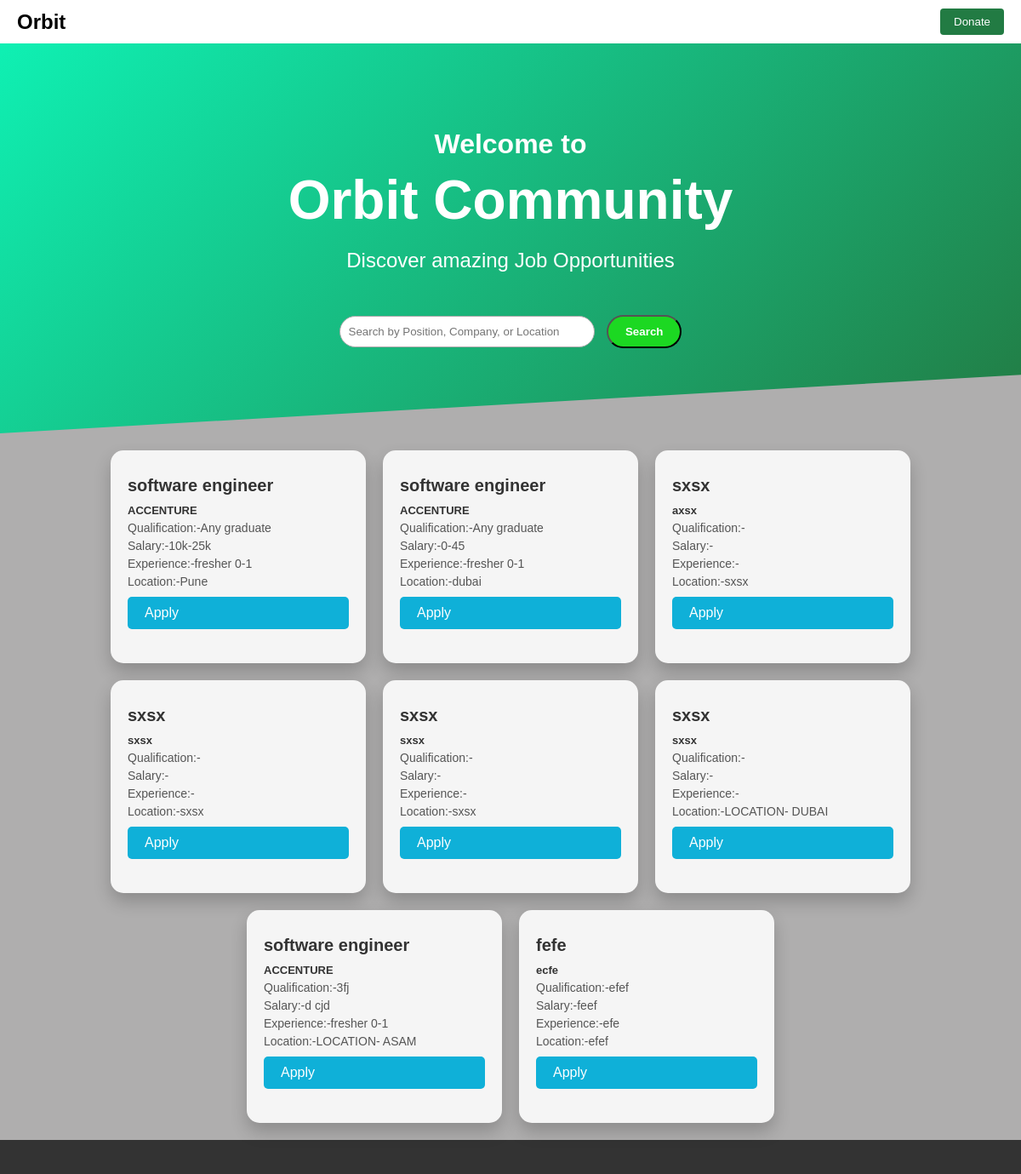
Page /find-job/ on the committed database.
### orbitapp/models.py (models this page shows, shortened)
class Card(models.Model):
    company_name = models.CharField(max_length=100 )
    designation = models.CharField(max_length=100)
    qualification=models.CharField(max_length=100)
    salary=models.CharField(max_length=100)
    experience=models.CharField(max_length=100)
    apply_link = models.CharField(max_length=100)
    location=models.CharField(max_length=100)

### orbitapp/views.py (the view)
# urls.py: path('find-job/', views.find_job, name='find_job'),
def find_job(request):
    query = request.GET.get('q')
    card_data = Card.objects.all()
    if query:
        card_data = card_data.filter(
            Q(company_name__icontains=query) | Q(location__icontains=query) | Q(designation__icontains=query)
        )
    return render(request, 'orbitapp/find_job.html', {'card_data': card_data, 'query': query})

### orbitapp/templates/orbitapp/find_job.html (shortened to what this page needs)
<!DOCTYPE html>
<html lang="en">
<head>
    <link rel="stylesheet" type="text/css" href="/static/css/find_job.css">
</head>
<body>
    <div class="header">
        <div class="logo">Orbit</div>
        <button class="donate-button">Donate</button>
    </div>
    <main>
        <section class="hero">
            <div class="hero-content">
                <h1>Welcome to</h1>
                <h2>Orbit Community</h2>
                <p>Discover amazing Job Opportunities</p>
               <form method="GET" action="{% url 'find_job' %}#search-results">
                    <input type="" name="q" class="search-input" placeholder="Search by Position, Company, or Location"  value="{{ query|default:'' }}">
                    <button type="submit" class="cta-button">Search</button>
                </form>
            </div>
        </section>
    </main>
    <div class="card-container" id="search-results">
        {% if card_data %}
            {% for card in card_data %}
                <div class="card">
                    <h2>{{ card.designation }}</h2>
                    <h3>{{ card.company_name }}</h3>
                    <p>Qualification:-{{card.qualification}}</p>
                    <p>Salary:-{{card.salary}}</p>
                    <p>Experience:-{{card.experience}}</p>
                    <p>Location:-{{ card.location }}</p>
                    <a href="{{ card.apply_link }}" class="apply-button">Apply</a>
                </div>
            {% endfor %}
        {% else %}
            <h3>Oops, no results found.</h3>
        {% endif %}
    </div>
    <footer>
    </footer>
</body>
</html>

### orbitapp/static/css/find_job.css (style rules this page uses)
* { margin: 0; padding: 0; box-sizing: border-box; }
html { scroll-behavior: smooth; }
body { font-family: Arial, sans-serif; background-color: #afaeae; color: #fff; }
.header { background-color: white; display: flex; justify-content: space-between; align-items: center; padding: 10px 20px; box-shadow: 0px 2px 4px rgba(0, 0, 0, 0.2); }
.header .logo { font-size: 24px; font-weight: bold; color: #000000; }
.header .donate-button { background-color:#227b43; color: white; padding: 8px 16px; border: none; border-radius: 4px; cursor: pointer; }
.hero { background-image: linear-gradient(135deg, #0FF0B3, #227b43); color: #fff; padding: 100px 0; text-align: center; position: relative; clip-path: polygon(0 0, 100% 0, 100% 85%, 0 100%); }
.hero-content { z-index: 1; position: relative; }
.hero h1 { font-size: 2rem; margin-bottom: 10px; }
.hero h2 { font-size: 4rem; margin-bottom: 20px; font-weight: bold; }
.hero p { font-size: 1.5rem; margin-bottom: 30px; }
.cta-button { margin-top: 20px; display: inline-block; padding: 10px 20px; background-color: #1cd822; color: #fff; text-decoration: none; border-radius: 25px; font-weight: bold; transition: background-color 0.3s ease; }
footer { background-color: #333; color: #fff; padding: 20px; text-align: center; }
.card-container { display: flex; flex-wrap: wrap; gap: 20px; min-height: 100vh; }
.card-container { display: flex; flex-wrap: wrap; gap: 20px; padding: 20px; justify-content: center; }
.card { width: 100%; height: 250px; max-width: 300px; background: #F5F5F5; border-radius: 15px; box-shadow: 0px 10px 20px rgba(0, 0, 0, 0.2); transition: transform 0.2s ease-in-out; display: flex; flex-direction: column; padding: 20px; }
.card h2 { font-size: 20px; font-weight: bold; color: #333; margin-top: 10px; }
.card h3 { font-size: 13px; font-weight: bold; color: #333; margin-top: 10px; }
.card p { font-size: 14px; color: #555; margin-top: 5px; }
.apply-button { display: inline-block; padding: 10px 20px; background-color: #0fb0d8; color: #fff; text-decoration: none; border-radius: 5px; margin-top: 10px; transition: background-color 0.2s ease-in-out, color 0.2s ease-in-out; }
.search-input { width: 300px; padding: 10px; border: 1px solid #a9a9a9; border-radius: 30px; margin-right: 10px; }

### rows in the picture
Card: designation "software engineer", company_name "ACCENTURE", qualification "Any graduate", salary "10k-25k", experience "fresher 0-1", location "Pune"
Card: designation "software engineer", company_name "ACCENTURE", qualification "Any graduate", salary "0-45", experience "fresher 0-1", location "dubai"
Card: designation "sxsx", company_name "axsx", location "sxsx"
Card: designation "sxsx", company_name "sxsx", location "sxsx"
Card: designation "sxsx", company_name "sxsx", location "sxsx"
Card: designation "sxsx", company_name "sxsx", location "LOCATION- DUBAI"
Card: designation "software engineer", company_name "ACCENTURE", qualification "3fj", salary "d cjd", experience "fresher 0-1", location "LOCATION- ASAM"
Card: designation "fefe", company_name "ecfe", qualification "efef", salary "feef", experience "efe", location "efef"
